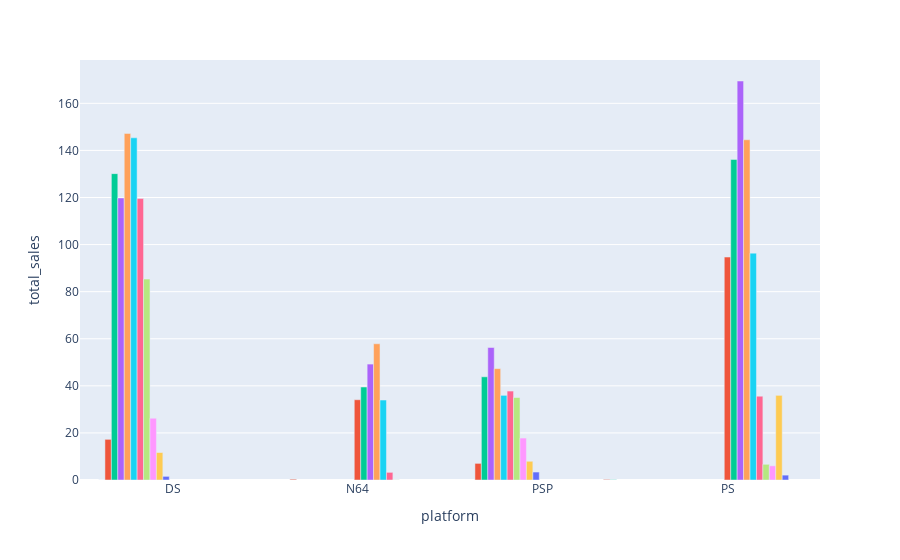

Source (notebook cell):
### Code cell
df_games_zero_sales_now_pivot['year_of_release'] = df_games_zero_sales_now_pivot['year_of_release'].astype(str)
fig = px.bar(df_games_zero_sales_now_pivot, x='platform', y='total_sales', barmode='group', color='year_of_release')
fig.update_traces(showlegend=False)
fig.show()

### Figure 1 — Plotly figure (JSON) as saved in the notebook; plotly's stock layout.template omitted (floating-point values rounded to 4 significant figures)
{"data": [{"alignmentgroup": "True", "hovertemplate": "year_of_release=1985<br>platform=%{x}<br>total_sales=%{y}<extra></extra>", "legendgroup": "1985", "marker": {"color": "#636efa", "pattern": {"shape": ""}}, "name": "1985", "offsetgroup": "1985", "orientation": "v", "showlegend": false, "textposition": "auto", "type": "bar", "x": ["DS"], "xaxis": "x", "y": [0.02], "yaxis": "y"}, {"alignmentgroup": "True", "hovertemplate": "year_of_release=2004<br>platform=%{x}<br>total_sales=%{y}<extra></extra>", "legendgroup": "2004", "marker": {"color": "#EF553B", "pattern": {"shape": ""}}, "name": "2004", "offsetgroup": "2004", "orientation": "v", "showlegend": false, "textposition": "auto", "type": "bar", "x": ["DS", "N64", "PSP"], "xaxis": "x", "y": [17.27, 0.33, 7.06], "yaxis": "y"}, {"alignmentgroup": "True", "hovertemplate": "year_of_release=2005<br>platform=%{x}<br>total_sales=%{y}<extra></extra>", "legendgroup": "2005", "marker": {"color": "#00cc96", "pattern": {"shape": ""}}, "name": "2005", "offsetgroup": "2005", "orientation": "v", "showlegend": false, "textposition": "auto", "type": "bar", "x": ["DS", "PSP"], "xaxis": "x", "y": [130.1, 43.84], "yaxis": "y"}, {"alignmentgroup": "True", "hovertemplate": "year_of_release=2006<br>platform=%{x}<br>total_sales=%{y}<extra></extra>", "legendgroup": "2006", "marker": {"color": "#ab63fa", "pattern": {"shape": ""}}, "name": "2006", "offsetgroup": "2006", "orientation": "v", "showlegend": false, "textposition": "auto", "type": "bar", "x": ["DS", "PSP"], "xaxis": "x", "y": [119.8, 56.28], "yaxis": "y"}, {"alignmentgroup": "True", "hovertemplate": "year_of_release=2007<br>platform=%{x}<br>total_sales=%{y}<extra></extra>", "legendgroup": "2007", "marker": {"color": "#FFA15A", "pattern": {"shape": ""}}, "name": "2007", "offsetgroup": "2007", "orientation": "v", "showlegend": false, "textposition": "auto", "type": "bar", "x": ["DS", "PSP"], "xaxis": "x", "y": [147.2, 47.3], "yaxis": "y"}, {"alignmentgroup": "True", "hovertemplate": "year_of_release=2008<br>platform=%{x}<br>total_sales=%{y}<extra></extra>", "legendgroup": "2008", "marker": {"color": "#19d3f3", "pattern": {"shape": ""}}, "name": "2008", "offsetgroup": "2008", "orientation": "v", "showlegend": false, "textposition": "auto", "type": "bar", "x": ["DS", "PSP"], "xaxis": "x", "y": [145.4, 35.96], "yaxis": "y"}, {"alignmentgroup": "True", "hovertemplate": "year_of_release=2009<br>platform=%{x}<br>total_sales=%{y}<extra></extra>", "legendgroup": "2009", "marker": {"color": "#FF6692", "pattern": {"shape": ""}}, "name": "2009", "offsetgroup": "2009", "orientation": "v", "showlegend": false, "textposition": "auto", "type": "bar", "x": ["DS", "PSP"], "xaxis": "x", "y": [119.6, 37.78], "yaxis": "y"}, {"alignmentgroup": "True", "hovertemplate": "year_of_release=2010<br>platform=%{x}<br>total_sales=%{y}<extra></extra>", "legendgroup": "2010", "marker": {"color": "#B6E880", "pattern": {"shape": ""}}, "name": "2010", "offsetgroup": "2010", "orientation": "v", "showlegend": false, "textposition": "auto", "type": "bar", "x": ["DS", "PSP"], "xaxis": "x", "y": [85.35, 35.04], "yaxis": "y"}, {"alignmentgroup": "True", "hovertemplate": "year_of_release=2011<br>platform=%{x}<br>total_sales=%{y}<extra></extra>", "legendgroup": "2011", "marker": {"color": "#FF97FF", "pattern": {"shape": ""}}, "name": "2011", "offsetgroup": "2011", "orientation": "v", "showlegend": false, "textposition": "auto", "type": "bar", "x": ["DS", "PSP"], "xaxis": "x", "y": [26.23, 17.82], "yaxis": "y"}, {"alignmentgroup": "True", "hovertemplate": "year_of_release=2012<br>platform=%{x}<br>total_sales=%{y}<extra></extra>", "legendgroup": "2012", "marker": {"color": "#FECB52", "pattern": {"shape": ""}}, "name": "2012", "offsetgroup": "2012", "orientation": "v", "showlegend": false, "textposition": "auto", "type": "bar", "x": ["DS", "PSP"], "xaxis": "x", "y": [11.67, 7.95], "yaxis": "y"}, {"alignmentgroup": "True", "hovertemplate": "year_of_release=2013<br>platform=%{x}<br>total_sales=%{y}<extra></extra>", "legendgroup": "2013", "marker": {"color": "#636efa", "pattern": {"shape": ""}}, "name": "2013", "offsetgroup": "2013", "orientation": "v", "showlegend": false, "textposition": "auto", "type": "bar", "x": ["DS", "PSP"], "xaxis": "x", "y": [1.54, 3.38], "yaxis": "y"}, {"alignmentgroup": "True", "hovertemplate": "year_of_release=1996<br>platform=%{x}<br>total_sales=%{y}<extra></extra>", "legendgroup": "1996", "marker": {"color": "#EF553B", "pattern": {"shape": ""}}, "name": "1996", "offsetgroup": "1996", "orientation": "v", "showlegend": false, "textposition": "auto", "type": "bar", "x": ["N64", "PS"], "xaxis": "x", "y": [34.1, 94.7], "yaxis": "y"}, {"alignmentgroup": "True", "hovertemplate": "year_of_release=1997<br>platform=%{x}<br>total_sales=%{y}<extra></extra>", "legendgroup": "1997", "marker": {"color": "#00cc96", "pattern": {"shape": ""}}, "name": "1997", "offsetgroup": "1997", "orientation": "v", "showlegend": false, "textposition": "auto", "type": "bar", "x": ["N64", "PS"], "xaxis": "x", "y": [39.5, 136.2], "yaxis": "y"}, {"alignmentgroup": "True", "hovertemplate": "year_of_release=1998<br>platform=%{x}<br>total_sales=%{y}<extra></extra>", "legendgroup": "1998", "marker": {"color": "#ab63fa", "pattern": {"shape": ""}}, "name": "1998", "offsetgroup": "1998", "orientation": "v", "showlegend": false, "textposition": "auto", "type": "bar", "x": ["N64", "PS"], "xaxis": "x", "y": [49.24, 169.5], "yaxis": "y"}, {"alignmentgroup": "True", "hovertemplate": "year_of_release=1999<br>platform=%{x}<br>total_sales=%{y}<extra></extra>", "legendgroup": "1999", "marker": {"color": "#FFA15A", "pattern": {"shape": ""}}, "name": "1999", "offsetgroup": "1999", "orientation": "v", "showlegend": false, "textposition": "auto", "type": "bar", "x": ["N64", "PS"], "xaxis": "x", "y": [57.87, 144.5], "yaxis": "y"}, {"alignmentgroup": "True", "hovertemplate": "year_of_release=2000<br>platform=%{x}<br>total_sales=%{y}<extra></extra>", "legendgroup": "2000", "marker": {"color": "#19d3f3", "pattern": {"shape": ""}}, "name": "2000", "offsetgroup": "2000", "orientation": "v", "showlegend": false, "textposition": "auto", "type": "bar", "x": ["N64", "PS"], "xaxis": "x", "y": [33.97, 96.37], "yaxis": "y"}, {"alignmentgroup": "True", "hovertemplate": "year_of_release=2001<br>platform=%{x}<br>total_sales=%{y}<extra></extra>", "legendgroup": "2001", "marker": {"color": "#FF6692", "pattern": {"shape": ""}}, "name": "2001", "offsetgroup": "2001", "orientation": "v", "showlegend": false, "textposition": "auto", "type": "bar", "x": ["N64", "PS"], "xaxis": "x", "y": [3.25, 35.59], "yaxis": "y"}, {"alignmentgroup": "True", "hovertemplate": "year_of_release=2002<br>platform=%{x}<br>total_sales=%{y}<extra></extra>", "legendgroup": "2002", "marker": {"color": "#B6E880", "pattern": {"shape": ""}}, "name": "2002", "offsetgroup": "2002", "orientation": "v", "showlegend": false, "textposition": "auto", "type": "bar", "x": ["N64", "PS"], "xaxis": "x", "y": [0.08, 6.67], "yaxis": "y"}, {"alignmentgroup": "True", "hovertemplate": "year_of_release=1994<br>platform=%{x}<br>total_sales=%{y}<extra></extra>", "legendgroup": "1994", "marker": {"color": "#FF97FF", "pattern": {"shape": ""}}, "name": "1994", "offsetgroup": "1994", "orientation": "v", "showlegend": false, "textposition": "auto", "type": "bar", "x": ["PS"], "xaxis": "x", "y": [6.03], "yaxis": "y"}, {"alignmentgroup": "True", "hovertemplate": "year_of_release=1995<br>platform=%{x}<br>total_sales=%{y}<extra></extra>", "legendgroup": "1995", "marker": {"color": "#FECB52", "pattern": {"shape": ""}}, "name": "1995", "offsetgroup": "1995", "orientation": "v", "showlegend": false, "textposition": "auto", "type": "bar", "x": ["PS"], "xaxis": "x", "y": [35.96], "yaxis": "y"}, {"alignmentgroup": "True", "hovertemplate": "year_of_release=2003<br>platform=%{x}<br>total_sales=%{y}<extra></extra>", "legendgroup": "2003", "marker": {"color": "#636efa", "pattern": {"shape": ""}}, "name": "2003", "offsetgroup": "2003", "orientation": "v", "showlegend": false, "textposition": "auto", "type": "bar", "x": ["PS"], "xaxis": "x", "y": [2.07], "yaxis": "y"}, {"alignmentgroup": "True", "hovertemplate": "year_of_release=2014<br>platform=%{x}<br>total_sales=%{y}<extra></extra>", "legendgroup": "2014", "marker": {"color": "#EF553B", "pattern": {"shape": ""}}, "name": "2014", "offsetgroup": "2014", "orientation": "v", "showlegend": false, "textposition": "auto", "type": "bar", "x": ["PSP"], "xaxis": "x", "y": [0.24], "yaxis": "y"}, {"alignmentgroup": "True", "hovertemplate": "year_of_release=2015<br>platform=%{x}<br>total_sales=%{y}<extra></extra>", "legendgroup": "2015", "marker": {"color": "#00cc96", "pattern": {"shape": ""}}, "name": "2015", "offsetgroup": "2015", "orientation": "v", "showlegend": false, "textposition": "auto", "type": "bar", "x": ["PSP"], "xaxis": "x", "y": [0.12], "yaxis": "y"}], "layout": {"barmode": "group", "legend": {"title": {"text": "year_of_release"}, "tracegroupgap": 0}, "margin": {"t": 60}, "xaxis": {"anchor": "y", "domain": [0, 1], "title": {"text": "platform"}}, "yaxis": {"anchor": "x", "domain": [0, 1], "title": {"text": "total_sales"}}}}
